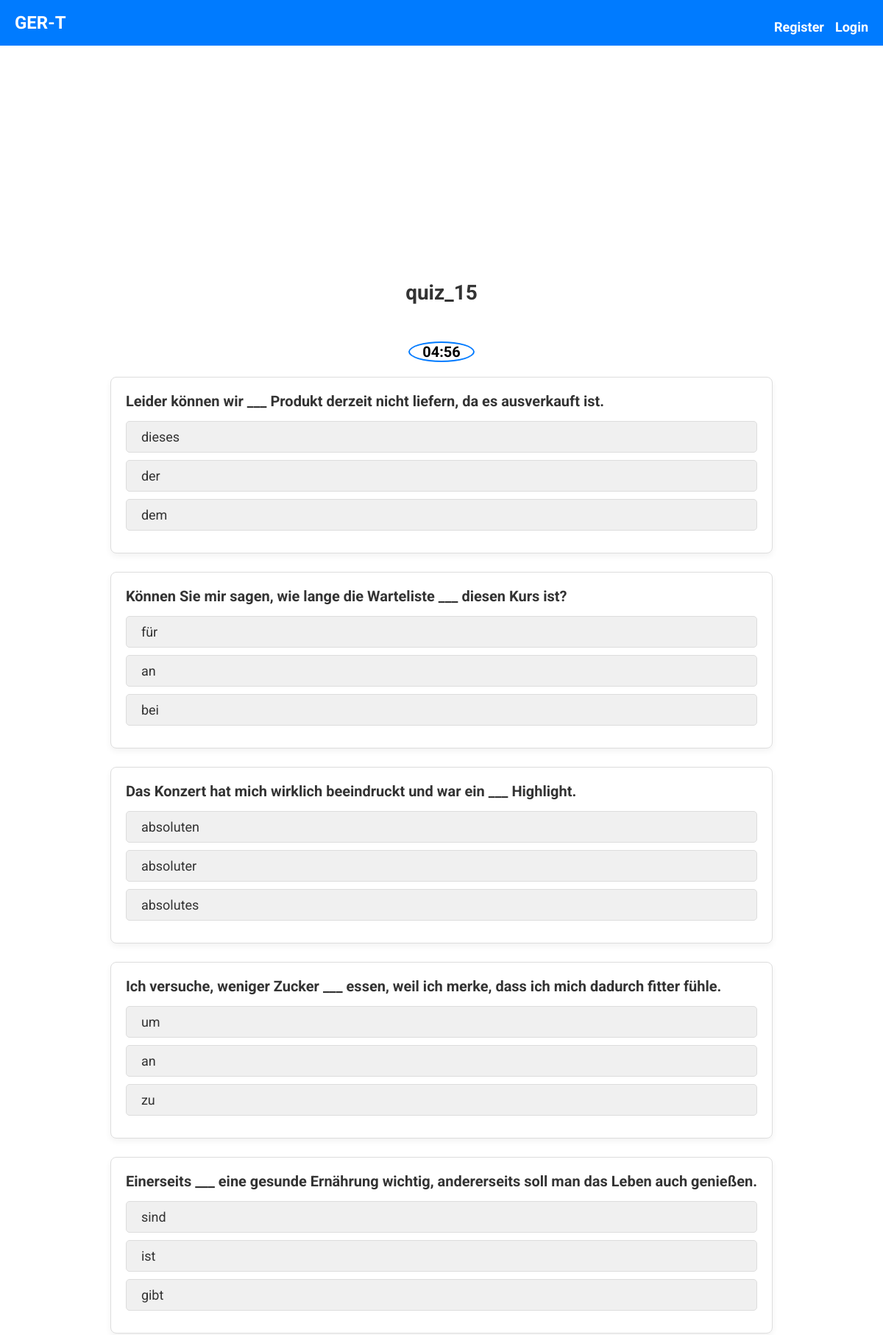
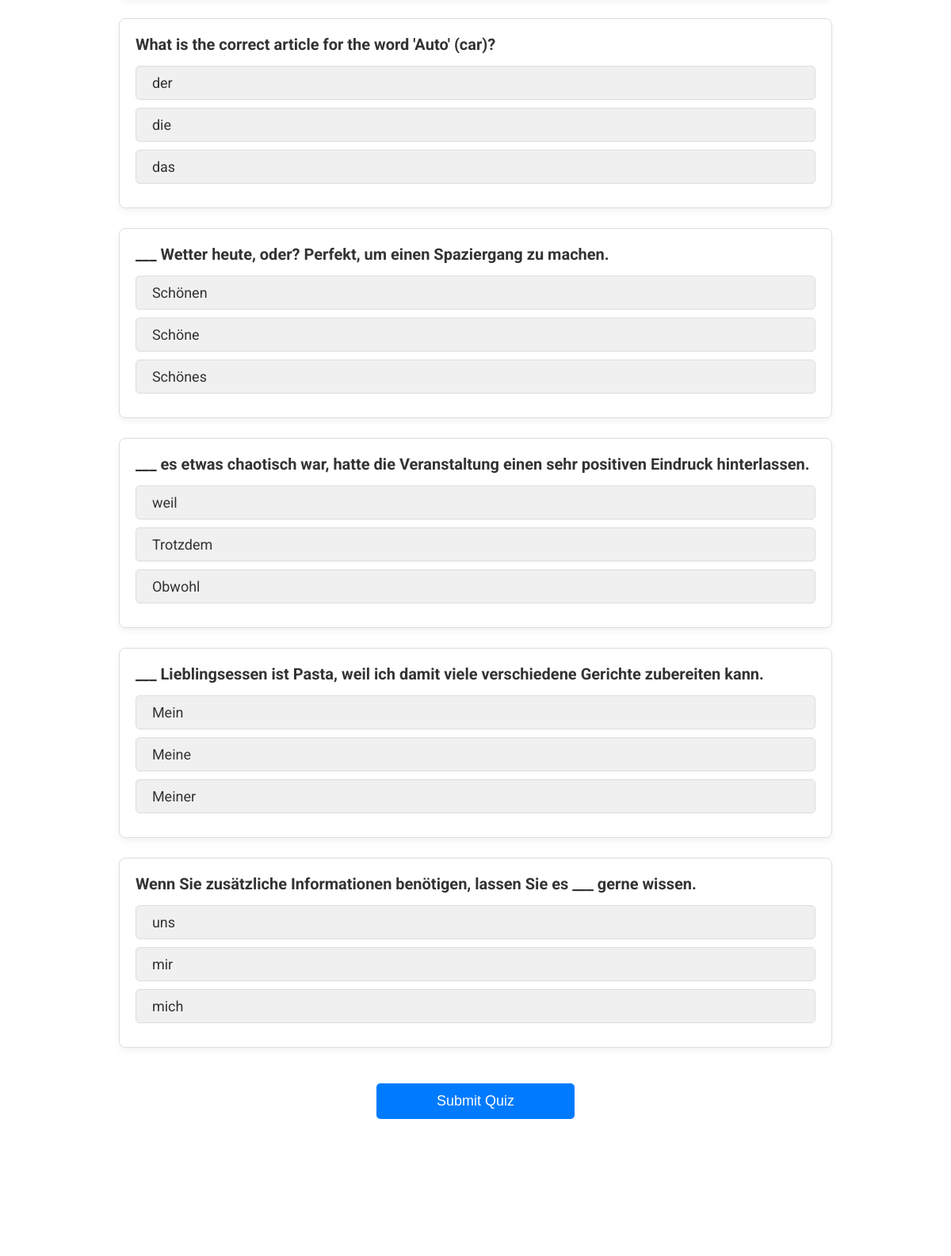
The app's page /take_quiz/4/ (upper part) with its own data (2 pictures, top to bottom).
### quiz/models.py (models this page shows, shortened)
class Quiz(models.Model):
    name = models.CharField(max_length=255)
    description = models.TextField()

class Question(models.Model):
    quiz = models.ForeignKey(Quiz, related_name="questions", on_delete=models.CASCADE, default=1)
    text = models.CharField(max_length=255)

class Option(models.Model):
    question = models.ForeignKey(Question, related_name="options", on_delete=models.CASCADE)
    text = models.CharField(max_length=255)
    is_correct = models.BooleanField(default=False)

### quiz/views.py (the view, shortened to what this page needs)
# urls.py: path('take_quiz/<int:quiz_id>/', take_quiz, name='take_quiz'),
def take_quiz(request, quiz_id):
    quiz = get_object_or_404(Quiz, id=quiz_id)
    questions = quiz.questions.all()
    return render(request, "quiz/take_quiz.html", {"quiz": quiz, "questions": questions})

### templates/quiz/take_quiz.html (shortened to what this page needs)
{% extends 'base.html' %}
{% block content %}
<div class="quiz-container">
    <h2>{{ quiz.name }}</h2>
    <div class="timer">
        <span id="timer">05:00</span>
    </div>
    <form method="POST" class="quiz-form" id="quiz-form">
        {% for question in questions %}
            <div class="question-container">
                <div class="question">
                    <p class="question-text"><strong>{{ question.text }}</strong></p>
                </div>
                <div class="options-container">
                    {% for option in question.options.all %}
                        <div class="option">
                            <label for="option_{{ option.id }}" class="option-text">
                                {{ option.text }}
                            </label>
                        </div>
                    {% endfor %}
                </div>
            </div>
        {% empty %}
            <p>No questions found for this quiz.</p>
        {% endfor %}
        <div class="form-footer">
            <button type="submit" class="submit-btn">Submit Quiz</button>
        </div>
    </form>
</div>
{% endblock %}

### quiz/static/styles.css (style rules this page uses)
* { box-sizing: border-box; margin: 0; padding: 0; }
body { font-family: 'Roboto', sans-serif; margin: 0; padding: 0; width: 100%; height: 100vh; overflow: hidden; }
.quiz-container { display: flex; flex-direction: column; align-items: center; overflow-y: auto; max-height: 80vh; padding: 20px; width: 100%; scroll-behavior: smooth; }
.quiz-container h2 { font-size: 28px; color: #333; text-align: center; margin-bottom: 20px; }
.question-container { margin-bottom: 25px; padding: 20px; background-color: #fff; border: 1px solid #ddd; border-radius: 8px; box-shadow: 0 4px 8px rgba(0, 0, 0, 0.05); }
.question-text { font-size: 20px; color: #333; }
.options-container { margin-top: 15px; }
.option { display: flex; align-items: center; padding: 10px; margin-bottom: 10px; background-color: #f0f0f0; border-radius: 5px; cursor: pointer; transition: all 0.3s ease; border: 1px solid #ddd; }
.option-text { font-size: 18px; color: #333; padding-left: 10px; }
.submit-btn { padding: 12px 20px; background-color: #007bff; color: white; font-size: 18px; border: none; border-radius: 5px; cursor: pointer; transition: background-color 0.3s ease; width: 100%; max-width: 250px; margin: 20px auto; }
.form-footer { text-align: center; }
.timer { display: flex; justify-content: center; margin-bottom: 20px; background-color: #fff; border: 2px solid #007bff; border-radius: 50%; width: 90px; height: 100px; color: #333; }
.timer #timer { color: black; font-weight: bold; font-size: 20px; }

### records on screen
Quiz: name "quiz_15"
Question: text "Leider können wir ___ Produkt derzeit nicht liefern, da es ausverkauft ist."
Option: text "dieses"
Option: text "der"
Option: text "dem"
Question: text "Können Sie mir sagen, wie lange die Warteliste ___ diesen Kurs ist?"
Option: text "für"
Option: text "an"
Option: text "bei"
Question: text "Das Konzert hat mich wirklich beeindruckt und war ein ___ Highlight."
Option: text "absoluten"
Option: text "absoluter"
Option: text "absolutes"
Question: text "Ich versuche, weniger Zucker ___ essen, weil ich merke, dass ich mich dadurch fitter fühle."
Option: text "um"
Option: text "an"
Option: text "zu"
Question: text "Einerseits ___ eine gesunde Ernährung wichtig, andererseits soll man das Leben auch genießen."
Option: text "sind"
Option: text "ist"
Option: text "gibt"
Question: text "What is the correct article for the word 'Auto' (car)?"
Option: text "der"
Option: text "die"
Option: text "das"
Question: text "___ Wetter heute, oder? Perfekt, um einen Spaziergang zu machen."
Option: text "Schönen"
Option: text "Schöne"
Option: text "Schönes"
Question: text "___ es etwas chaotisch war, hatte die Veranstaltung einen sehr positiven Eindruck hinterlassen."
Option: text "weil"
Option: text "Trotzdem"
Option: text "Obwohl"
Question: text "___ Lieblingsessen ist Pasta, weil ich damit viele verschiedene Gerichte zubereiten kann."
Option: text "Mein"
Option: text "Meine"
Option: text "Meiner"
Question: text "Wenn Sie zusätzliche Informationen benötigen, lassen Sie es ___ gerne wissen."
Option: text "uns"
Option: text "mir"
Option: text "mich"
